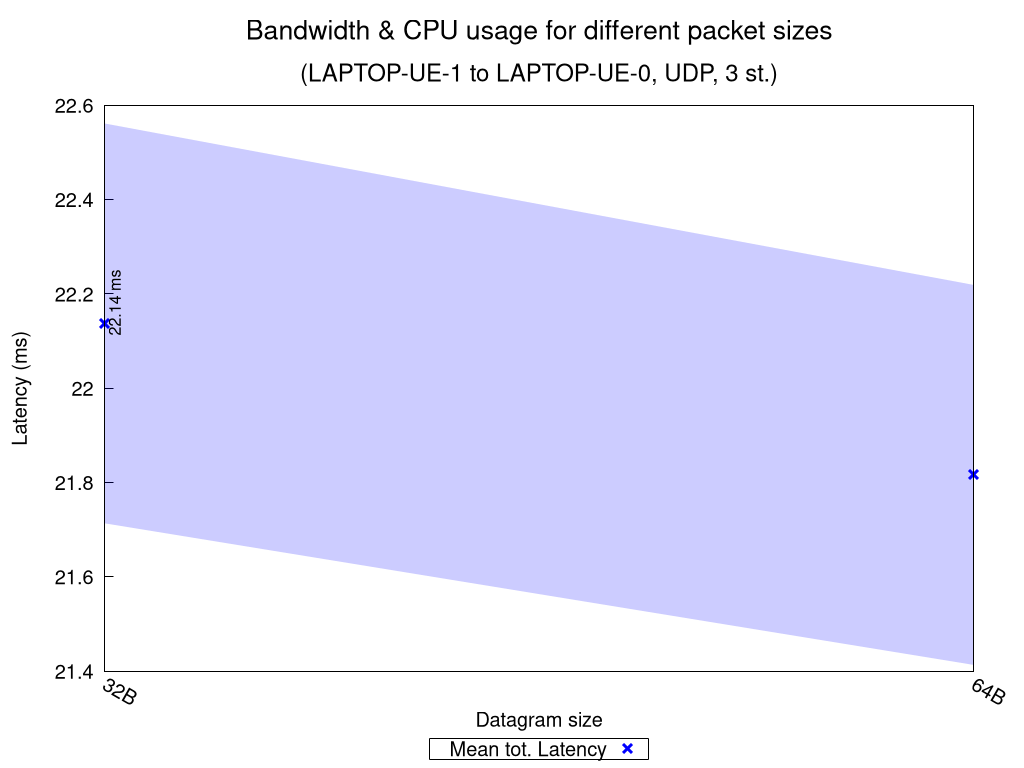

Recreate this plot in gnuplot.
set terminal pngcairo nocrop enhanced size 1024,768 font "Verdana,15"
set output "UDP_3_st_2020_10_09_17-57-21_one2two_summary.png"

set title "{/=20 Bandwidth \\& CPU usage for different packet sizes}\n\n{/=18 (LAPTOP-UE-1 to LAPTOP-UE-0, UDP, 3 st.)}"

set xlabel "Datagram size"
set ylabel "Latency (ms)"
set ytics nomirror
set key bmargin center horizontal box samplen 1 width -1
set bmargin 4.6
set rmargin 4.5
set xtics rotate by -30
printxsizes(x) = x < 1024.0 ? sprintf("%.0fB", x) : (x < 1048576.0 ? sprintf("%.0fKB", x/1024.0) : sprintf("%.0fMB", x/1048576.0))

rf = 1.0  # rate factor
stats "UDP_3_st_2020_10_09_17-57-21_one2two_iperf_summary.dat" using ($1 >= 0 ? $3 : 1/0) nooutput
set logscale x 2
set style fill transparent solid 0.2 noborder
set autoscale xfix
plot "UDP_3_st_2020_10_09_17-57-21_one2two_iperf_summary.dat" using ($1 >= 0 ? $2 : 1/0):($3/rf-$4/rf):($3/rf+$4/rf) with filledcurves lc rgb "blue" notitle, \
     "" using 2:($1 >= 0 ? $3/rf : 1/0):xtic(printxsizes($2)) with points pt 2 ps 1.5 lw 3 lc rgb "blue" title "Mean tot. Latency", \
     "" using 2:($1 >= 0 ? $3/rf : 1/0):(sprintf("%.2f ms", $3/rf)) with labels offset 0.9,1.0 rotate by 90 font ",12" notitle, \
     "" using ($1 < 0 ? $2 : 1/0):(STATS_min/rf):(sprintf("Net test failed!")) with labels offset 0.9,2.5 rotate by 90 tc rgb "red" font ",12" notitle, \
